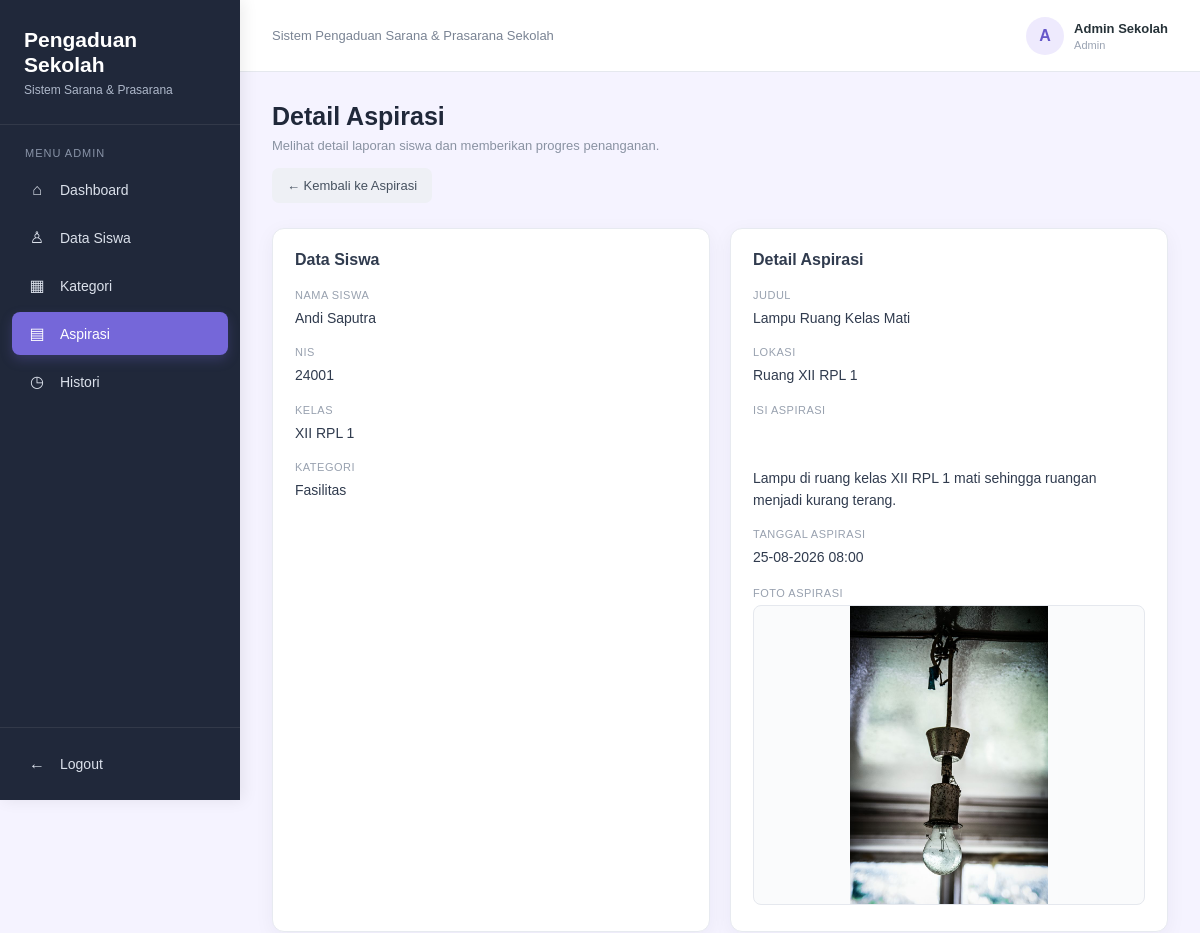
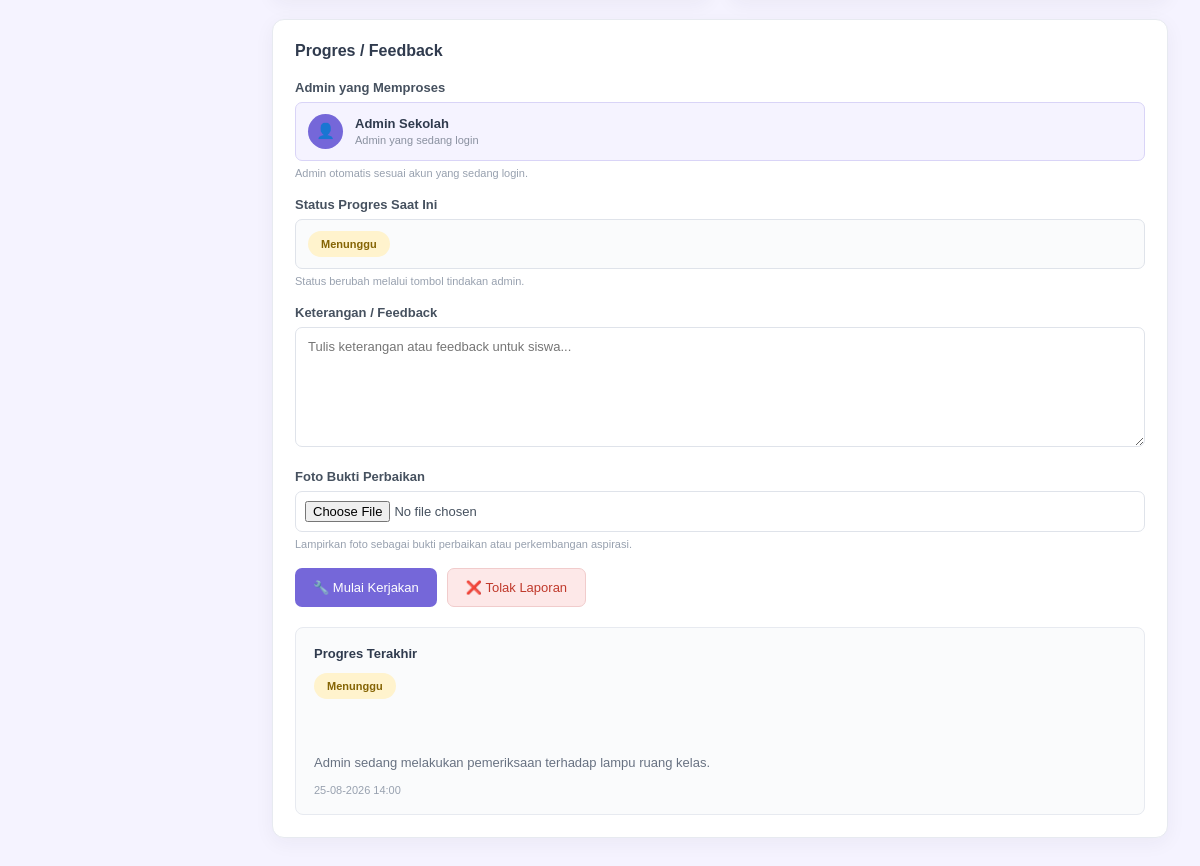
The app's page /views/aspirasi_detail.php?id=1 (signed in) with its own data (2 pictures, top to bottom).
### tables this page shows
CREATE TABLE `aspirasi` (
  `id_aspirasi` int NOT NULL,
  `id_siswa` int NOT NULL,
  `id_kategori` int NOT NULL,
  `judul` varchar(150) NOT NULL,
  `isi_aspirasi` text NOT NULL,
  `lokasi` varchar(100) NOT NULL,
  `foto` varchar(255) DEFAULT NULL,
  `status` varchar(30) NOT NULL,
  `tanggal_aspirasi` datetime NOT NULL
);

CREATE TABLE `siswa` (
  `id_siswa` int NOT NULL,
  `nis` varchar(20) NOT NULL,
  `nama_siswa` varchar(50) NOT NULL,
  `kelas` varchar(25) NOT NULL,
  `username` varchar(50) NOT NULL,
  `password` varchar(25) NOT NULL
);

CREATE TABLE `kategori` (
  `id_kategori` int NOT NULL,
  `nama_kategori` varchar(50) NOT NULL
);

CREATE TABLE `progres` (
  `id_progres` int NOT NULL,
  `id_aspirasi` int NOT NULL,
  `id_admin` int NOT NULL,
  `status_progres` enum('menunggu','dikerjakan','selesai','ditolak') NOT NULL,
  `keterangan` text NOT NULL,
  `foto` varchar(255) DEFAULT NULL,
  `tanggal_progres` datetime NOT NULL
);

### views/aspirasi_detail.php (the view, shortened to what this page needs)
<?php
$koneksi = new Koneksi();
$db = $koneksi->koneksi;
$nama_admin = $_SESSION['nama_admin'];
$id_aspirasi = mysqli_real_escape_string(
    $db,
    $_GET['id']
);
$sql = "
    SELECT
        a.id_aspirasi,
        a.judul,
        a.isi_aspirasi,
        a.lokasi,
        a.foto,
        a.tanggal_aspirasi,
        s.nama_siswa,
        s.nis,
        s.kelas,
        k.nama_kategori
    FROM aspirasi a
    LEFT JOIN siswa s
        ON a.id_siswa = s.id_siswa
    LEFT JOIN kategori k
        ON a.id_kategori = k.id_kategori
    WHERE a.id_aspirasi = '$id_aspirasi'
";
$query = mysqli_query(
    $db,
    $sql
);
$data = mysqli_fetch_assoc(
    $query
);
$sql_progres = "
    SELECT
        p.id_progres,
        p.id_admin,
        p.status_progres,
        p.keterangan,
        p.foto,
        p.tanggal_progres
    FROM progres p
    WHERE p.id_aspirasi = '$id_aspirasi'
    ORDER BY p.id_progres DESC
    LIMIT 1
";
$query_progres = mysqli_query(
    $db,
    $sql_progres
);
$progres = mysqli_fetch_assoc(
    $query_progres
);
$status_sekarang =
    !empty($progres['status_progres'])
    ? $progres['status_progres']
    : 'menunggu';
?>
<!DOCTYPE html>
<html lang="id">
<head>
<link rel="stylesheet" href="../assets/aspirasi_detail.css">
</head>
<body>
<div class="sidebar">
    <div class="logo">
        <h2>
            Pengaduan<br>Sekolah
        </h2>
        <p>
            Sistem Sarana & Prasarana
        </p>
    </div>
    <div class="menu">
        <div class="menu-title">
            Menu Admin
        </div>
        <a href="dashboard_admin.php">
            <span class="icon">⌂</span>
            <span>Dashboard</span>
        </a>
        <a href="v_siswa.php">
            <span class="icon">♙</span>
            <span>Data Siswa</span>
        </a>
        <a href="v_kategori.php">
            <span class="icon">▦</span>
            <span>Kategori</span>
        </a>
        <a
            href="v_aspirasi.php"
            class="active"
        >
            <span class="icon">▤</span>
            <span>Aspirasi</span>
        </a>
        <a href="v_histori.php">
            <span class="icon">◷</span>
            <span>Histori</span>
        </a>
    </div>
    <div class="logout">
        <a href="logout.php">
            <span class="icon">←</span>
            <span>Logout</span>
        </a>
    </div>
</div>
<div class="main-content">
    <div class="topbar">
        <div class="topbar-text">
            Sistem Pengaduan Sarana & Prasarana Sekolah
        </div>
        <div class="admin-info">
            <div class="admin-avatar">
                <?= strtoupper(
                    substr($nama_admin, 0, 1)
                ); ?>
            </div>
            <div>
                <div class="admin-name">
                    <?= htmlspecialchars(
                        $nama_admin
                    ); ?>
                </div>
                <div class="admin-role">
                    Admin
                </div>
            </div>
        </div>
    </div>
    <div class="content">
        <div class="page-header">
            <div class="page-title">
                <h1>
                    Detail Aspirasi
                </h1>
                <p>
                    Melihat detail laporan siswa dan
                    memberikan progres penanganan.
                </p>
                <a
                    href="v_aspirasi.php"
                    class="btn-kembali"
                >
                    ← Kembali ke Aspirasi
                </a>
            </div>
        </div>
        <div class="detail-grid">
            <div class="card">
                <h3>
                    Data Siswa
                </h3>
                <div class="detail-item">
                    <div class="detail-label">
                        Nama Siswa
                    </div>
                    <div class="detail-value">
                        <?= htmlspecialchars(
                            $data['nama_siswa'] ?? '-'
                        ); ?>
                    </div>
                </div>
                <div class="detail-item">
                    <div class="detail-label">
                        NIS
                    </div>
                    <div class="detail-value">
                        <?= htmlspecialchars(
                            $data['nis'] ?? '-'
                        ); ?>
                    </div>
                </div>
                <div class="detail-item">
                    <div class="detail-label">
                        Kelas
                    </div>
                    <div class="detail-value">
                        <?= htmlspecialchars(
                            $data['kelas'] ?? '-'
                        ); ?>
                    </div>
                </div>
                <div class="detail-item">
                    <div class="detail-label">
                        Kategori
                    </div>
                    <div class="detail-value">
                        <?= htmlspecialchars(
                            $data['nama_kategori'] ?? '-'
                        ); ?>
                    </div>
                </div>
            </div>
            <div class="card">
                <h3>
                    Detail Aspirasi
                </h3>
                <div class="detail-item">
                    <div class="detail-label">
                        Judul
                    </div>
                    <div class="detail-value">
                        <?= htmlspecialchars(
                            $data['judul'] ?? '-'
                        ); ?>
                    </div>
                </div>
                <div class="detail-item">
                    <div class="detail-label">
                        Lokasi
                    </div>
                    <div class="detail-value">
                        <?= htmlspecialchars(
                            $data['lokasi'] ?? '-'
                        ); ?>
                    </div>
                </div>
                <div class="detail-item">
                    <div class="detail-label">
                        Isi Aspirasi
                    </div>
                    <div class="detail-value isi">
                        <?= htmlspecialchars(
                            $data['isi_aspirasi'] ?? '-'
                        ); ?>
                    </div>
                </div>
                <div class="detail-item">
                    <div class="detail-label">
                        Tanggal Aspirasi
                    </div>
                    <div class="detail-value">
                        <?= !empty(
                            $data['tanggal_aspirasi']
                        )
                            ? date(
                                'd-m-Y H:i',
                                strtotime(
                                    $data['tanggal_aspirasi']
                                )
                            )
                            : '-';
                        ?>
                    </div>
                </div>
                <div class="detail-item foto-aspirasi">
                    <div class="detail-label">
                        Foto Aspirasi
                    </div>
                    <?php if (
                        !empty($data['foto'])
                    ): ?>
                        <img
                            src="../uploads/<?= htmlspecialchars(
                                $data['foto']
                            ); ?>"
                            alt="Foto Aspirasi"
                        >
                    <?php endif; ?>
                </div>
            </div>
        </div>
        <div class="card">
            <h3>
                Progres / Feedback
            </h3>
            <?php if (
                $status_sekarang != 'selesai' &&
                $status_sekarang != 'ditolak'
            ): ?>
                <form
                    action="../controllers/c_progres.php?aksi=tambah"
                    method="POST"
                    enctype="multipart/form-data"
                >
                    <div class="form-group">
                        <label>
                            Admin yang Memproses
                        </label>
                        <div class="admin-processing">
                            <div class="admin-processing-icon">
                                👤
                            </div>
                            <div class="admin-processing-info">
                                <div class="admin-processing-name">
                                    <?= htmlspecialchars(
                                        $nama_admin
                                    ); ?>
                                </div>
                                <div class="admin-processing-role">
                                    Admin yang sedang login
                                </div>
                            </div>
                        </div>
                        <small>
                            Admin otomatis sesuai akun
                            yang sedang login.
                        </small>
                    </div>
                    <div class="form-group">
                        <label>
                            Status Progres Saat Ini
                        </label>
                        <div class="status-container">
                            <span
                                class="status <?= strtolower(
                                    $status_sekarang
                                ); ?>"
                            >
                                <?= ucfirst(
                                    $status_sekarang
                                ); ?>
                            </span>
                        </div>
                        <small>
                            Status berubah melalui
                            tombol tindakan admin.
                        </small>
                    </div>
                    <div class="form-group">
                        <label for="keterangan">
                            Keterangan / Feedback
                        </label>
                        <textarea
                            name="keterangan"
                            id="keterangan"
                            placeholder="Tulis keterangan atau feedback untuk siswa..."
                            required
                        ></textarea>
                    </div>
                    <div class="form-group">
                        <label for="foto">
                            Foto Bukti Perbaikan
                        </label>
                        <input
                            type="file"
                            name="foto"
                            id="foto"
                            accept="image/*"
                        >
                        <small>
                            Lampirkan foto sebagai bukti
                            perbaikan atau perkembangan aspirasi.
                        </small>
                    </div>
                    <?php if (
                        $status_sekarang == 'menunggu'
                    ): ?>
                        <div class="tombol-proses">
                            <button
                                type="submit"
                                name="tindakan"
                                value="mulai"
                                class="btn-simpan"
                            >
                                🔧 Mulai Kerjakan
                            </button>
                            <button
                                type="button"
                                class="btn-tolak"
                                onclick="bukaTolak()"
                            >
                                ❌ Tolak Laporan
                            </button>
                        </div>
                    <?php endif; ?>
                </form>
            <?php endif; ?>
            <?php if ($progres): ?>
                <div class="progres-box">
                    <h4>
                        Progres Terakhir
                    </h4>
                    <span
                        class="status <?= strtolower(
                            $progres['status_progres']
                        ); ?>"
                    >
                        <?= ucfirst(
                            $progres['status_progres']
                        ); ?>
                    </span>
                    <div class="progres-keterangan">
                        <?= htmlspecialchars(
                            $progres['keterangan'] ?? '-'
                        ); ?>
                    </div>
                    <div class="progres-tanggal">
                        <?= !empty(
                            $progres['tanggal_progres']
                        )
                            ? date(
                                'd-m-Y H:i',
                                strtotime(
                                    $progres['tanggal_progres']
                                )
                            )
                            : '-';
                        ?>
                    </div>
                </div>
            <?php endif; ?>
        </div>
    </div>
</div>
</body>
</html>

### records on screen
aspirasi: id_siswa.nama_siswa "Andi Saputra", id_siswa.nis "24001", id_siswa.kelas "XII RPL 1", id_kategori.nama_kategori "Fasilitas", judul "Lampu Ruang Kelas Mati", lokasi "Ruang XII RPL 1", isi_aspirasi "Lampu di ruang kelas XII RPL 1 mati sehingga ruangan menjadi kurang terang.", tanggal_aspirasi "25-08-2026 08:00", foto (picture)
progres: status_progres "Menunggu", keterangan "Admin sedang melakukan pemeriksaan terhadap lampu ruang kelas.", tanggal_progres "25-08-2026 14:00"

### other values on screen
substr($nama_admin, 0, 1) "A"
$nama_admin "Admin Sekolah"
